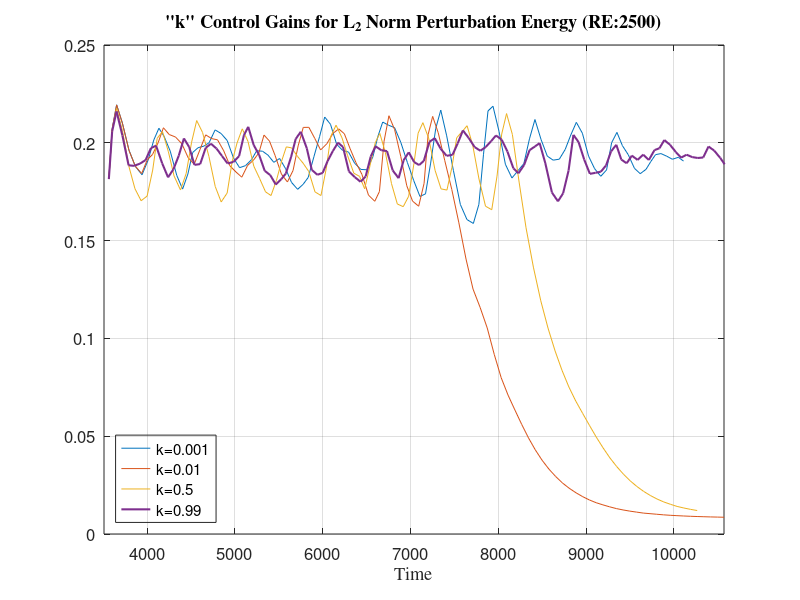

Reproduce this figure in MATLAB. (Note: this script raises an error after producing the figure.)
clear vairbles;
%%%%%%%%%%%%%%%%%%%%%%%%%%%%%%%%%%%%%%%%%%%%%%%%%%% k control gains for 2500 l2.out
%%%%%%%%%%%%%%%%%%%%%%%%%%%%%%%%%%%%%%% k=0.001
k_001=[3565.103853	0.1814621861
3602.846247	0.2071037275
3653.789263	0.2194205142
3719.270352	0.2101042284
3794.383636	0.1962436613
3866.999504	0.1879437472
3943.020862	0.1836486712
4013.084437	0.191235415
4076.854201	0.2014109107
4135.246477	0.2074506949
4193.443482	0.2033478353
4264.05405	0.1957513543
4338.669761	0.1833143939
4405.067075	0.1763397859
4465.033907	0.1840331236
4519.614168	0.1950445101
4581.133613	0.1974917677
4647.885088	0.1983152992
4706.656926	0.2000361446
4775.257187	0.2065972908
4842.919674	0.2047587084
4912.90961	0.2011630453
4985.290338	0.1921491997
5053.982545	0.1872837198
5121.656218	0.1883248913
5190.283855	0.1913784735
5248.582324	0.1959400919
5315.36034	0.1956987902
5377.559036	0.1936913884
5443.625894	0.1900217627
5509.480379	0.1919794793
5577.861271	0.1867776876
5645.455028	0.1797406091
5714.850957	0.1762186452
5776.904399	0.1787522424
5835.147301	0.182272372
5900.244471	0.1928750361
5965.253316	0.2032699378
6023.329323	0.2131846803
6089.371552	0.2094256431
6159.095875	0.1992310545
6225.289145	0.1962195334
6294.634965	0.195258536
6365.190574	0.1894928241
6434.503006	0.186392992
6503.150888	0.1862059941
6572.424304	0.1929169647
6627.353462	0.2030434612
6683.546001	0.2106073562
6748.945296	0.2090204676
6818.859414	0.2077491433
6890.200328	0.2001491503
6964.162162	0.1899742747
7036.912737	0.1806870742
7107.747882	0.1725691181
7170.985628	0.1738953904
7229.537807	0.1896235443
7287.878007	0.207402805
7344.67592	0.2167310307
7412.153832	0.2035620549
7488.431642	0.1859045579
7567.959727	0.168457784
7643.036948	0.1607546835
7715.760832	0.1587762631
7778.790433	0.1685200208
7830.857219	0.1938727951
7882.685792	0.2163026186
7939.423156	0.218702487
8008.260532	0.2058195083
8080.784156	0.1890087345
8155.186958	0.1820104012
8226.577459	0.1858638764
8290.891892	0.1893492047
8354.820202	0.2020177388
8417.230733	0.2119009603
8486.309734	0.2017358355
8557.687529	0.1931855358
8624.799124	0.1911215725
8694.771361	0.1916349787
8761.568082	0.1965900085
8824.916968	0.2039489377
8888.51908	0.2104507299
8957.385465	0.2048955245
9027.618443	0.1932006668
9096.167453	0.1868037569
9166.690706	0.1828859973
9232.570416	0.1861157199
9290.438818	0.200046614
9350.748301	0.2053302482
9412.920878	0.1985560852
9480.007694	0.1938895053
9550.20154	0.186959524
9615.875208	0.1842081458
9681.960833	0.1864274339
9737.779482	0.1904992735
9790.554944	0.1939445863
9852.052385	0.1944881843
9919.191685	0.1931213567
9982.169925	0.191588918
10050.09825	0.1925867869
10109.16822	0.1906554464];
%%%%%%%%%%%%%%%%%%%%%%%%%%%%%%%%%%%%%%% k=0.01
k_01=[3565.103853	0.1814621861
3602.8458	0.2070914882
3653.778304	0.2193862237
3719.295107	0.2100544429
3794.387823	0.1961274239
3866.43406	0.1880480829
3938.648752	0.1843156923
4003.541482	0.191397735
4062.66541	0.194040191
4126.213875	0.2000411454
4186.681195	0.2076891347
4252.237807	0.2042379367
4323.802111	0.2029657692
4396.968878	0.1995051235
4468.330004	0.1923650468
4537.108528	0.1890544297
4603.277786	0.1965669684
4667.501561	0.2040559243
4736.172001	0.2021425931
4802.902791	0.2015295279
4872.992847	0.1959255832
4944.468121	0.1882037914
5012.866326	0.1850768437
5078.883342	0.182425724
5145.808822	0.1885010686
5209.801155	0.1909968861
5273.221331	0.194832588
5332.00658	0.203946928
5394.216348	0.2008953606
5457.469076	0.1936002064
5530.307668	0.1840042014
5598.413017	0.1799651298
5662.903877	0.185865726
5720.748258	0.1984456819
5778.875638	0.2078748519
5842.901796	0.2079111028
5910.273686	0.2022251117
5976.572525	0.1963329515
6047.05907	0.1994986114
6117.403283	0.204808508
6182.692973	0.2071055607
6246.858095	0.2046210466
6313.645617	0.196869926
6378.919931	0.1898919634
6446.992338	0.1838518871
6521.69764	0.1732432612
6593.379079	0.1701102712
6646.298992	0.1750922885
6698.870826	0.2007703042
6754.496108	0.2138379813
6819.033876	0.2067664595
6889.299664	0.1930100975
6957.594932	0.1780587992
7023.472573	0.1702004542
7093.168206	0.1675760154
7154.750047	0.1792723014
7200.901011	0.2042325783
7252.444854	0.2134945517
7315.607766	0.2051829761
7390.550666	0.1908688555
7470.079607	0.1761691237
7550.843021	0.1591129805
7632.446296	0.1405381521
7712.194592	0.1252121001
7792.751318	0.1158583099
7873.85578	0.105326772
7953.916433	9.18E-02
8032.804291	7.99E-02
8110.900294	7.10E-02
8188.95713	6.34E-02
8266.695375	5.60E-02
8344.1351	4.91E-02
8421.470873	4.30E-02
8498.793255	3.77E-02
8576.021446	3.32E-02
8653.122976	2.94E-02
8730.107231	2.61E-02
8807.003395	2.34E-02
8883.831274	2.11E-02
8960.602752	1.91E-02
9037.329223	1.74E-02
9114.021435	1.60E-02
9190.688813	1.49E-02
9267.339846	1.39E-02
9343.981852	1.30E-02
9420.620233	1.23E-02
9497.258735	1.17E-02
9573.900778	1.12E-02
9650.548857	1.07E-02
9727.204063	1.04E-02
9803.867484	1.01E-02
9880.539957	9.80E-03
9957.221365	9.57E-03
10033.91185	9.38E-03
10110.61134	9.21E-03
10187.3193	9.06E-03
10264.03497	8.94E-03
10340.75775	8.83E-03
10417.48719	8.73E-03
10494.22307	8.65E-03
10570.96499	8.57E-03];
%%%%%%%%%%%%%%%%%%%%%%%%%%%%%%%%%%%%%%% k=0.5
k_5=[3565.103853	0.1814621861
3602.814584	0.2064365515
3653.242505	0.2176274474
3719.703229	0.2063162041
3793.28595	0.1879667531
3862.273006	0.176549344
3932.571935	0.1703861182
4000.794734	0.1727508192
4064.385292	0.1860625061
4115.488447	0.2023115053
4176.358546	0.2056982512
4243.198823	0.1954337839
4307.698548	0.1830574845
4381.004792	0.1758690896
4445.552415	0.1843051987
4507.493007	0.2003111926
4565.468925	0.2113791528
4632.392423	0.2052641445
4704.668432	0.19303036
4776.645901	0.1776555201
4844.529562	0.1697598426
4912.349129	0.1743262595
4970.127242	0.190540865
5024.975535	0.1999241184
5084.44009	0.2071398681
5149.219287	0.2007353375
5215.659406	0.1880668153
5282.41286	0.1816934565
5349.419986	0.1749324829
5411.837844	0.1730365927
5473.69835	0.1808020016
5532.775811	0.1906939281
5586.247714	0.1979251704
5646.961491	0.1973891398
5712.800925	0.1930783542
5777.117058	0.18957562
5841.189601	0.1853638732
5912.690777	0.1749073618
5980.575759	0.1730409493
6041.752942	0.1871005025
6092.547502	0.2033741307
6152.263969	0.2089944195
6220.412719	0.2025214011
6282.700282	0.1935959729
6354.705351	0.1844460579
6419.935845	0.1828517921
6478.099217	0.1764853488
6540.482964	0.1886224247
6598.602445	0.1999888076
6650.744302	0.2048075847
6713.357435	0.1951704357
6783.85978	0.1791252411
6850.090679	0.1687225132
6917.391364	0.1673447733
6978.994672	0.1726702646
7039.445531	0.1894002814
7086.966019	0.2049203819
7141.333682	0.2102979116
7208.938682	0.2020750203
7280.216151	0.1858782501
7348.186479	0.1764405429
7415.10162	0.1758327297
7471.006325	0.1872897447
7526.262529	0.2025964537
7585.545791	0.2055763818
7644.292162	0.2087313738
7708.240134	0.198874394
7779.904003	0.1815019593
7854.237319	0.1675919017
7925.331167	0.165783512
7985.307519	0.1829649308
8038.654558	0.2044668737
8093.909477	0.2149402994
8160.255241	0.2042522976
8236.883613	0.1799117565
8315.735212	0.1565422975
8399.425341	0.1364346061
8483.534236	0.1192426389
8566.051474	0.1052539853
8646.489064	9.36E-02
8725.180601	8.37E-02
8803.187072	7.52E-02
8881.539475	6.80E-02
8960.118084	6.17E-02
9038.319624	5.55E-02
9116.161365	4.95E-02
9193.688569	4.40E-02
9270.913366	3.89E-02
9347.896245	3.45E-02
9424.696395	3.06E-02
9501.354663	2.72E-02
9577.904443	2.43E-02
9654.371426	2.18E-02
9730.774077	1.97E-02
9807.12703	1.79E-02
9883.442472	1.64E-02
9959.731185	1.52E-02
10036.00317	1.41E-02
10112.26686	1.33E-02
10188.5295	1.26E-02
10264.79651	1.20E-02];
%%%%%%%%%%%%%%%%%%%%%%%%%%%%%%%%%%%%%%% k=0.99
k_99=[3565.103853	0.1814621861
3602.780701	0.2058076339
3652.737322	0.2160544452
3719.481382	0.2037410799
3790.057355	0.1884980506
3851.653684	0.1882268423
3919.801232	0.1893480444
3983.414687	0.1911745774
4044.160338	0.1972769952
4102.816805	0.1985397114
4172.170262	0.1895331691
4239.293322	0.1823456456
4301.123999	0.1865214043
4361.200543	0.1933950789
4420.00079	0.2022286364
4479.585497	0.1978620223
4540.273059	0.1887186655
4605.240502	0.1891166005
4667.326555	0.1973789786
4727.343724	0.1995406942
4790.61726	0.1971057801
4853.499643	0.1932665535
4917.258027	0.189435547
4983.159089	0.1902132796
5048.39794	0.1932216773
5103.426045	0.2038989902
5152.282406	0.2081746394
5214.550365	0.1988720998
5276.793476	0.1937696964
5340.208135	0.1856506233
5402.559723	0.1835208652
5465.617882	0.1786808228
5530.028982	0.181503208
5580.596924	0.1842592921
5640.425691	0.1927645465
5692.727284	0.201957214
5750.749226	0.2056337669
5819.13987	0.1971981866
5876.1456	0.1861563419
5938.815288	0.1836491802
5999.964666	0.1846114436
6055.595328	0.1906112201
6116.232069	0.1958071165
6175.161784	0.200099845
6231.437565	0.1978762293
6299.155403	0.1853448839
6366.154113	0.1824557082
6430.275591	0.1800710055
6489.646403	0.1828157068
6547.220576	0.1930026021
6601.902124	0.198205889
6667.889447	0.1962236816
6732.427962	0.1957519812
6797.58112	0.1858898139
6864.619245	0.181925914
6922.175085	0.1911095458
6980.210266	0.1951335162
7041.164416	0.1901766067
7097.330742	0.1886218201
7151.591187	0.1907306685
7215.769122	0.2004949322
7276.415374	0.202358162
7343.617414	0.1969712169
7410.883345	0.1933486024
7478.435929	0.1938450241
7537.638858	0.1997071638
7597.214521	0.2063248054
7662.258928	0.2024912704
7730.565038	0.1978051316
7795.600854	0.1959261765
7856.41028	0.1978221228
7919.426179	0.2009234217
7973.897721	0.2037461059
8038.573335	0.2015908117
8103.951894	0.1955181329
8171.728039	0.1869374581
8229.70791	0.1844229522
8293.57381	0.1886273944
8356.494704	0.196280836
8417.944875	0.1981288585
8470.367648	0.1998528219
8534.947201	0.189641517
8610.626797	0.1745981375
8679.214088	0.1700800686
8737.801902	0.174172256
8799.867101	0.1857687019
8855.484521	0.2040369897
8913.813722	0.2003818433
8978.609068	0.1913708563
9042.92856	0.1841299008
9107.633129	0.184665455
9167.059515	0.1852338952
9226.834665	0.1884007125
9283.912858	0.19559687
9343.587571	0.1989922681
9400.49693	0.1914271176
9461.533765	0.1895373081
9521.348651	0.1934383523
9585.947248	0.1912463655
9650.493165	0.1939400117
9714.366729	0.1912359534
9778.557508	0.1962735287
9834.907158	0.1972110871
9890.4224	0.201402032
9955.016809	0.1990121224
10023.26025	0.1951642028
10081.57863	0.1924269954
10144.07717	0.1939035285
10208.5574	0.1926943912
10271.34567	0.1922348484
10333.41241	0.1924906798
10393.72031	0.198104623
10456.96215	0.1960493606
10526.09084	0.1923575967
10596.21087	0.1877790158
10662.43517	0.1896495222
10726.07939	0.1905620334
10787.42593	0.1907369038
10848.85561	0.1907940399
10914.75452	0.1935050928
10974.99246	0.200417482
11037.96843	0.2011138791
11101.95738	0.197038369
11166.12346	0.1934542945
11233.37473	0.1880207958
11294.80394	0.1894485536
11360.69682	0.1874233165
11419.80758	0.1937093675
11477.96078	0.2010493401
11539.30621	0.1984338062
11604.67178	0.1937231026
11672.09228	0.1910506413
11737.68204	0.1922964395
11805.12768	0.1873303984
11873.19935	0.1823990919
11940.69331	0.1784595721
12005.97963	0.1763590568
12071.48653	0.1823129425
12127.56232	0.1980732304
12184.13627	0.2077413614
12240.39447	0.2029226187
12295.57739	0.1976051835
12365.91186	0.1849133486
12442.28719	0.175952073
12508.97256	0.1747100168
12572.68552	0.1902811238
12619.64882	0.204110131
12678.3365	0.2081486717
12743.66461	0.194458876
12808.29091	0.1829938806
12870.99853	0.1733931199
12932.09493	0.1742117334
12987.5483	0.1901156451
13043.30398	0.1988865567
13105.92408	0.199264286
13171.64058	0.1943218777
13234.96907	0.1904814941
13303.01086	0.1811239316
13371.93622	0.1792528796
13434.94175	0.1897149123
13489.29338	0.205061781
13548.73678	0.2036114132
13613.71735	0.1969600066
13677.99612	0.1914360943
13745.07258	0.1807197439
13805.50149	0.1832058292
13863.13919	0.1974506854
13919.88303	0.1978570448
13976.66795	0.1961244496
14037.13321	0.1976780645
14103.71407	0.1907056837
14161.78289	0.1928269507
14226.6583	0.2020140019
14288.83011	0.1969154273
14353.78527	0.1914691538
14417.8629	0.1977929078
14476.2622	0.1974115676
14538.56966	0.1985709294
14606.39799	0.1978327
14668.14638	0.1940746629
14734.57734	0.1878536953
14799.29112	0.1820364025
14865.34422	0.1801108659
14922.27236	0.1998848592
14977.29176	0.2095986799
15034.07299	0.2090185934
15094.95309	0.2002510041
15161.02678	0.1952792104
15227.59384	0.1902400749
15289.70684	0.1977022227
15348.47252	0.2003472276
15412.2816	0.2000186503
15478.53184	0.1965657998
15543.44149	0.2027486228
15607.02904	0.2076502369
15669.43137	0.2018580419
15731.90982	0.1893020157
15796.18071	0.179417183
15865.44058	0.1707233272
15937.55448	0.1664280907
16006.69371	0.1621418829];
plot(k_001(:,1),k_001(:,2),k_01(:,1),k_01(:,2),k_5(:,1),k_5(:,2),k_99(:,1),k_99(:,2),'LineWidth',1.5);
xlim([3510 10570])
%ylim([0 12])
grid;
xlabel('Time','FontName','Times');
title('"k" Control Gains for L_2 Norm Perturbation Energy (RE:2500)','FontName','Times');
legend({'k=0.001','k=0.01','k=0.5','k=0.99'},"Location","southwest");
set(gcf, 'color', 'none');
set(legend,'color','none');
set(gca, 'color', 'none','FontSize',12); 
export_fig('k_Drag_2500.png', '-png', '-eps', '-transparent','-m5');